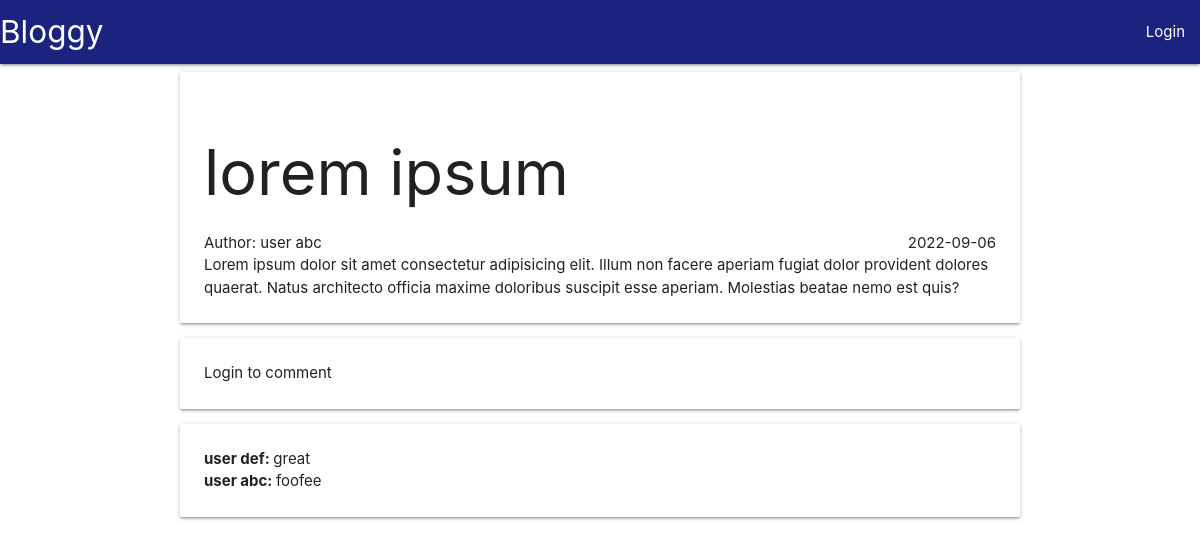
The page /blog/1 on the database its author committed.
### apps/models.py (models this page shows, shortened)
class Blogs(db.Model):
    id          = db.Column(db.Integer, primary_key=True)
    title       = db.Column(db.String(50), nullable=False)
    content     = db.Column(db.String(1000), nullable=False)
    dt          = db.Column(db.DateTime, default=datetime.datetime.utcnow)
    author      = db.Column(db.Integer, db.ForeignKey("users.id"))
    comments    = db.relationship('Comments')

class Users(db.Model, UserMixin):
    id          = db.Column(db.Integer, primary_key=True)
    firstName   = db.Column(db.String(20), nullable=False)
    lastName    = db.Column(db.String(20), nullable=False)
    email       = db.Column(db.String(120), unique=True, nullable=False)
    password    = db.Column(db.String(300), nullable=False)
    blogs       = db.relationship('Blogs')
    comments    = db.relationship('Comments')

class Comments(db.Model):
    id          = db.Column(db.Integer, primary_key=True)
    comment     = db.Column(db.String(100), nullable=False)
    dt          = db.Column(db.DateTime, default=datetime.datetime.utcnow)
    user        = db.Column(db.Integer, db.ForeignKey("users.id"))
    blog        = db.Column(db.Integer, db.ForeignKey("blogs.id"))

### apps/views.py (the view)
@bp.route('/blog/<int:id>', methods=['GET', 'POST'])
def blog(id):
    if request.method == 'POST':
        db.session.add(Comments(request.form.get('comment'), current_user.id, id))
        db.session.commit()
    users = {}
    for u in Users.query.all():
        users[u.id] = u
    try:
        blog = Blogs.query.filter_by(id=id).first()
        comments = Comments.query.filter_by(blog=id)
        return render_template('pages/blog.html', blog=blog, comments=comments, users=users)
    except:
        abort(404)

### apps/templates/pages/blog.html (shortened to what this page needs)
{% extends 'base.html' %}
{% block content %}
<div class="container">
    <div class="card">
        <div class="card-content">
            <h1>{{ blog.title }}</h1>
            <span>Author: {{ users[blog.id].firstName }} {{ users[blog.id].lastName }}</span>
            <span class="right">{{ blog.dt.date() }}</span>
            <p>{{ blog.content }}</p>
        </div>
    </div>
    <div class="card">
        <div class="card-content">
            {% if current_user.id %}
                <form class="col s12" name="commentForm" method="post">
                    <div class="row">
                    <div class="input-field col s12">
                        <textarea id="comment" class="materialize-textarea" name="comment"></textarea>
                        <label for="comment">Comment</label>
                    </div>
                    </div>
                <a class="waves-effect waves-light btn" onclick="submit()">Submit</a>
                </form>
            {% else %}
                Login to comment
            {% endif %}
        </div>
    </div>
    <div class="card">
        <div class="card-content">
            {% for comment in comments %}
            <div>
            <b>{{ users[comment.user].firstName }} {{ users[comment.user].lastName }}: </b>
            <span>{{ comment.comment }}</span>
        </div>
            {% endfor %}
        </div>
    </div>
</div>
{% endblock %}

### apps/templates/base.html (shortened to what this page needs)
{% block doc -%}
<!DOCTYPE html>
<html{% block html_attribs %}{% endblock html_attribs %}>
{%- block html %}
    <head>
    {%- block head %}
    {%- block styles %}
    <link rel="stylesheet" href="https://cdnjs.cloudflare.com/ajax/libs/materialize/1.0.0/css/materialize.min.css">
    {%- endblock styles %}
    {%- endblock head %}
    </head>
    <body{% block body_attribs %}{% endblock body_attribs %}>
    {% block body -%}
    {% block navbar %}
    <nav>
        <div class="nav-wrapper indigo darken-4">
            <a href="/" class="brand-logo">Bloggy</a>
            <ul id="nav-mobile" class="right hide-on-med-and-down">
                {% if current_user.id %}
                    Hi, {{ current_user.firstName }}
                    <li><a href="/logout">Logout</a></li>
                {% else %}
                    <li><a href="/login">Login</a></li>
                {% endif %}
            </ul>
        </div>
    </nav>
    {%- endblock navbar %}
    {% block content -%}
    {%- endblock content %}
    {%- endblock body %}
    </body>
{%- endblock html %}
</html>
{% endblock doc -%}

### rows shown on the page
Blogs: title "lorem ipsum", dt "2022-09-06", content "Lorem ipsum dolor sit amet consectetur adipisicing elit. Illum non facere aperiam fugiat dolor provident dolores quaerat. Natus architecto officia maxime doloribus suscipit esse aperiam. Molestias beatae nemo est quis?"
Users: firstName "user", lastName "abc"
Comments: user.firstName "user", user.lastName "def", comment "great"
Comments: user.firstName "user", user.lastName "abc", comment "foofee"
